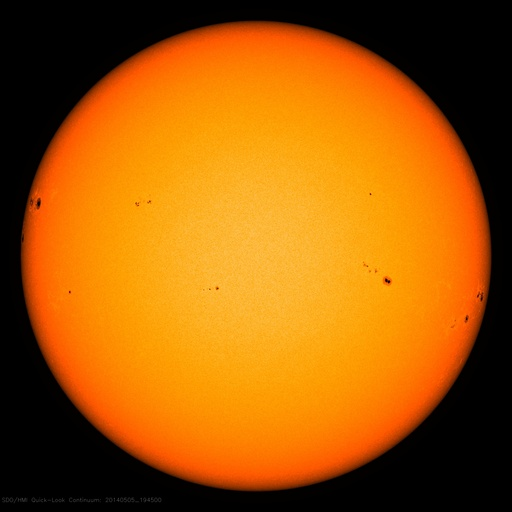
#> input picture Circular Sampling/image.jpg, 512 x 512 px
$ jupyter execute 'Non Uniform Sampling.ipynb'
#> lines starting #> are read from the running program, lines starting #| are printed output that depends on the picture
[cell 1]
import cv2
import numpy as np
import matplotlib.pyplot as plt

[cell 2]
source = cv2.imread('image.jpg', 1)
#> source is the input picture: shape (512, 512, 3); mean B, G, R 6.8, 89.8, 162.4
#cv2.imshow("Source Image", source)
#cv2.waitKey(0)

[cell 3]
shape = np.shape(source)
#> shape = (512, 512, 3)

y_centre = int(shape[0]/2)
#> y_centre = 256
radius = int(shape[0]/2)
#> radius = 256

[cell 4]
steps = []
temp = radius
#> temp = 256
i = 10
while (temp - i) > 0 :
    temp = temp-i
    steps.append(temp)
    i = i+1
#> after the loop, i = 25; temp = 1

steps = np.flip(np.array(steps))
print(steps)
#| [  1  25  48  70  91 111 130 148 165 181 196 210 223 235 246]

[cell 5]
def get_non_uniform_sampling(source_image, steps):
    source = cv2.imread('image.jpg', 1)
    shape = np.shape(source)
#> shape = (512, 512, 3)
    y_centre = int(shape[0]/2)
#> y_centre = 256
    radius = int(shape[0]/2)
#> radius = 256

    pi = np.pi
    multiplier = 0.5
    x_coordinates = []
    y_coordinates = []

    for r in steps:
        number_of_points = (1/multiplier) * 2

        for j in range(int(number_of_points)):
            theta = j*pi*multiplier
            x = y_centre + (r * np.cos(theta))
            y = y_centre + (r * np.sin(theta))
            x_coordinates.append(x)
            y_coordinates.append(y)

        multiplier = multiplier/2
#> after the loop, multiplier = 0.00195

    return x_coordinates, y_coordinates

[cell 6]
steps = [1, 50, 125, 175, 200, 225, 235, 250]
p, q = get_non_uniform_sampling(source, steps)
#> p = 1020 values, max 506 at index 508, min 6 at index 764, mean 256; q = 1020 values, max 506 at index 636, min 6 at index 892, mean 256
plt.rcParams['figure.figsize'] = [10,10]
plt.scatter(p, q)
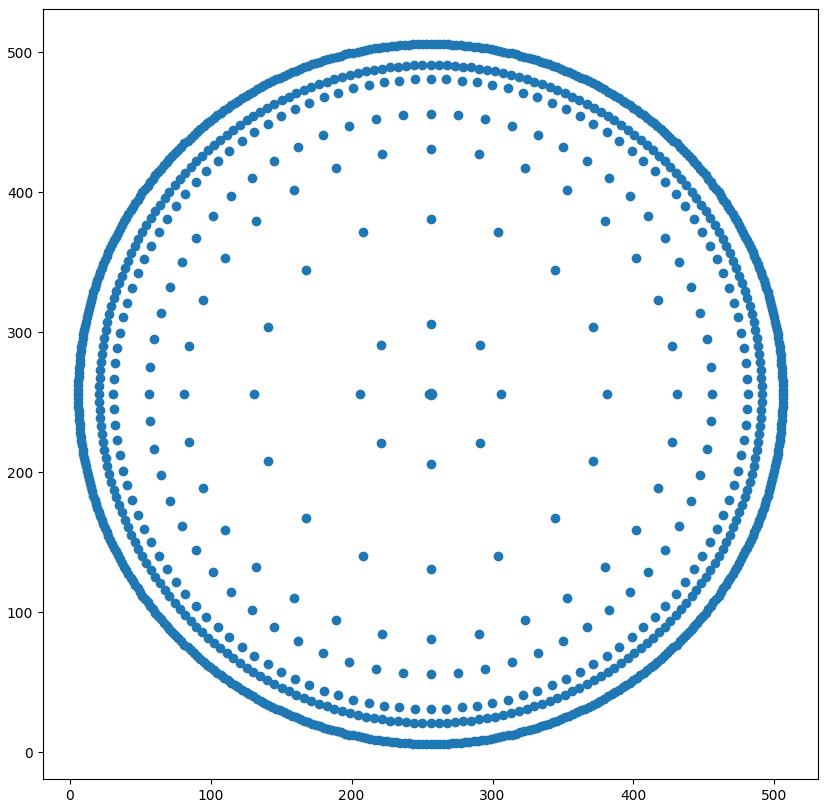
#> figure drawn by matplotlib, 1 panel
